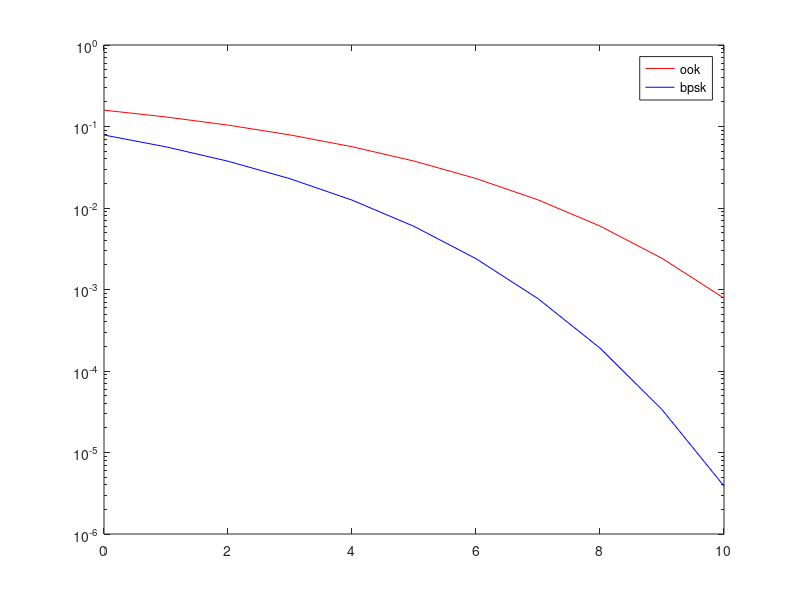

Reproduce this figure in MATLAB.
clear all
clc
for i=1:11
gamab=10.^((i-1)./10);
pe1(1,i)=qfunc(sqrt(gamab));
pe2(1,i)=qfunc(sqrt(2*gamab));
end
x=[0:10];
semilogy(x,pe1,'r',x,pe2,'b')
legend('ook','bpsk')